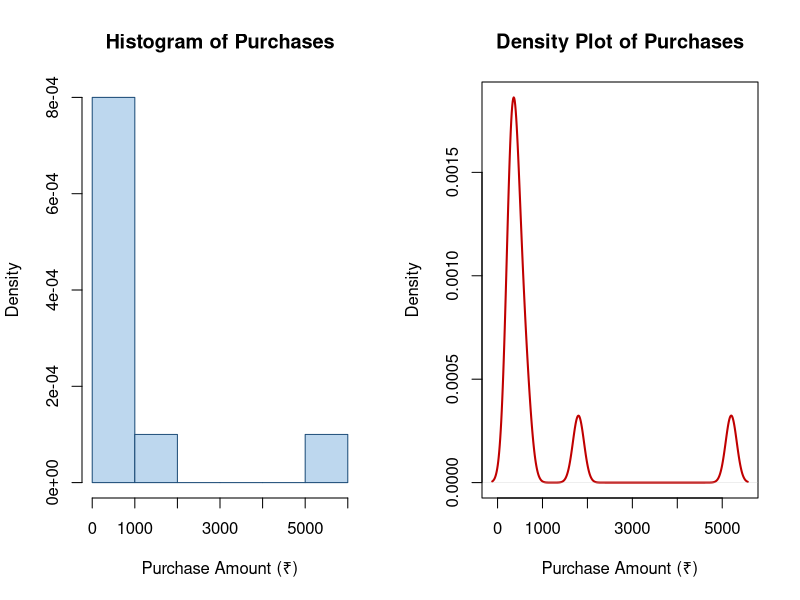

The R source for this figure:
# 1. Define the dataset
purchase_amount <- c(250, 300, 320, 350, 380, 450, 520, 650, 1800, 5200)

# Set up the plotting area to show 2 plots side-by-side
par(mfrow = c(1, 2))

# 2. Generate the Histogram (using probability = TRUE to match density scale)
hist(purchase_amount, 
     prob = TRUE,
     main = "Histogram of Purchases",
     xlab = "Purchase Amount (₹)", 
     col = "#BDD7EE", 
     border = "#1F4E79")

# 3. Generate the Density Plot
plot(density(purchase_amount), 
     main = "Density Plot of Purchases",
     xlab = "Purchase Amount (₹)", 
     col = "#C00000", 
     lwd = 2)
polygon(density(purchase_amount), col = rgb(192, 0, 0, 0.2, maxColorValue = 255), border = NA)

# Reset plotting layout layout
par(mfrow = c(1, 1))
